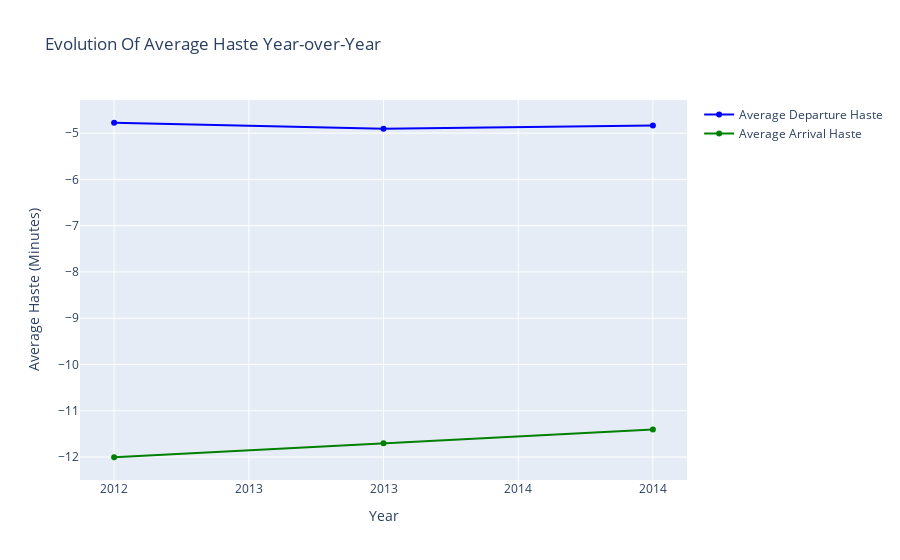

Notebook source saved alongside this figure:
### Code cell
averageDepartureImmediacyPerYearTrace = go.Scatter(
    y= evolutionAverageDelaysPerYear.toPandas()['AverageDepartureImmediacyPerYear'],
    x = evolutionAverageDelaysPerYear.toPandas()['Year'],
    mode = 'lines+markers',
    name = 'Average Departure Haste',
    marker = dict(color='blue'),
    text = evolutionAverageDelaysPerYear.toPandas()['Year'])

averageArrivalImmediacyPerYearTrace = go.Scatter(
    y = evolutionAverageDelaysPerYear.toPandas()['AverageArrivalImmediacyPerYear'],
    x = evolutionAverageDelaysPerYear.toPandas()['Year'],
    mode = 'lines+markers',
    name = 'Average Arrival Haste',
    marker = dict(color='green'),
    text = evolutionAverageDelaysPerYear.toPandas()['Year'])

data = [averageDepartureImmediacyPerYearTrace, averageArrivalImmediacyPerYearTrace]

layout = dict(title = 'Evolution Of Average Haste Year-over-Year',
              xaxis= dict(title= 'Year',ticklen= 5,zeroline= False,tickformat='d'),
              yaxis= dict(title= 'Average Haste (Minutes)')
             )
fig = dict(data = data, layout = layout)

pyo.iplot(fig)

### Figure 1 — Plotly figure (JSON) as saved in the notebook; plotly's stock layout.template omitted (floating-point values rounded to 4 significant figures)
{"data": [{"marker": {"color": "blue"}, "mode": "lines+markers", "name": "Average Departure Haste", "text": [2012, 2013, 2014], "type": "scatter", "x": [2012, 2013, 2014], "y": [-4.775, -4.904, -4.833]}, {"marker": {"color": "green"}, "mode": "lines+markers", "name": "Average Arrival Haste", "text": [2012, 2013, 2014], "type": "scatter", "x": [2012, 2013, 2014], "y": [-12.01, -11.7, -11.41]}], "layout": {"autosize": true, "title": {"text": "Evolution Of Average Haste Year-over-Year"}, "xaxis": {"autorange": true, "range": [2012.0, 2014.0], "tickformat": "d", "ticklen": 5, "title": {"text": "Year"}, "type": "linear", "zeroline": false}, "yaxis": {"autorange": true, "range": [-12.6, -4.178], "title": {"text": "Average Haste (Minutes)"}, "type": "linear"}}}
